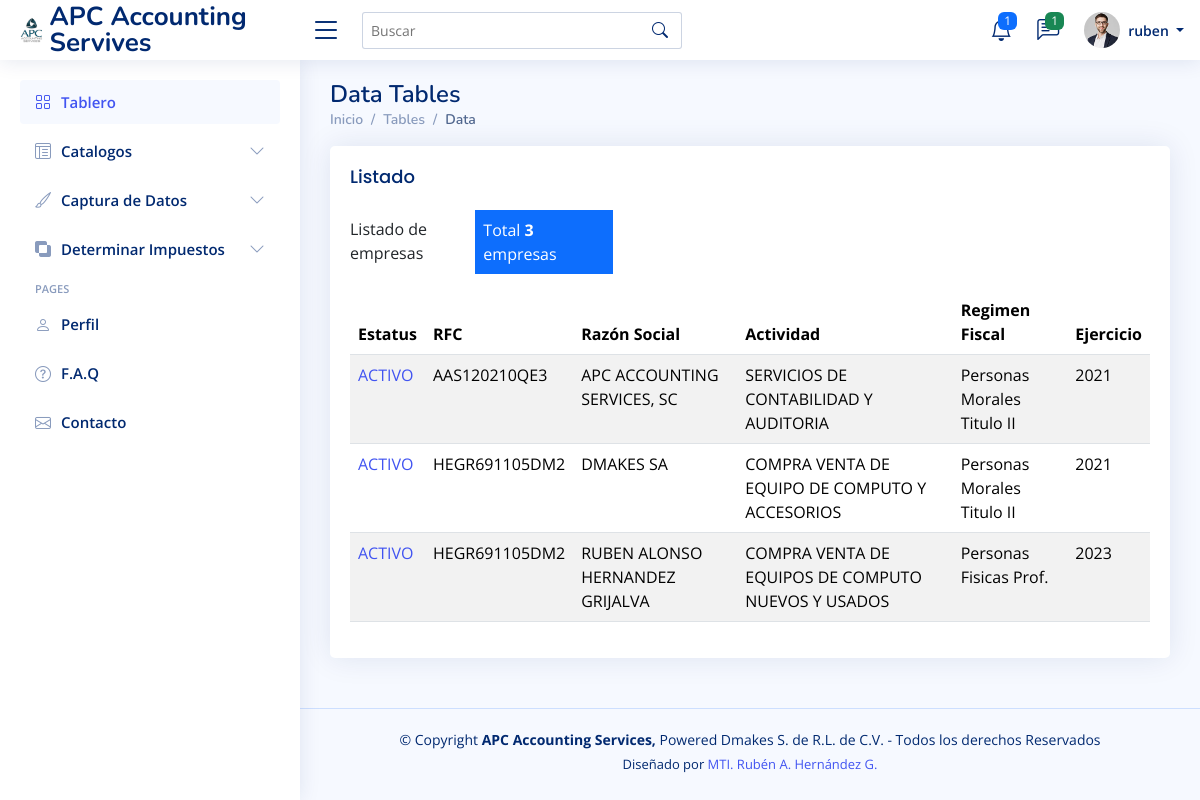
/tables-empresas.php (signed in), run on the app's committed database.
### tables this page shows
CREATE TABLE `empresas` (
  `id_em` int(11) NOT NULL,
  `em1` varchar(13) NOT NULL COMMENT 'RFC',
  `em2` varchar(60) NOT NULL COMMENT 'Razón Social',
  `em3` varchar(100) NOT NULL COMMENT 'Domicilio Fiscal',
  `em4` varchar(10) NOT NULL COMMENT 'Teléfono/Móvil Contacto',
  `em5` varchar(100) NOT NULL COMMENT 'Email Contacto',
  `em6` varchar(100) NOT NULL COMMENT 'Actividad ',
  `em7` varchar(50) NOT NULL COMMENT 'Régimen Tributario',
  `em8` varchar(60) NOT NULL COMMENT 'Representante Legal',
  `em9` varchar(13) NOT NULL COMMENT 'RFC Representante Legal',
  `em10` date NOT NULL COMMENT 'Fecha de Ingreso',
  `em11` varchar(4) NOT NULL COMMENT 'Año de Ejercicio Vigente',
  `estatus` varchar(20) NOT NULL COMMENT 'Estado de la empresa'
);

### php/empresa.php (called while the page is built, shortened)
<?php
   class empresa extends Sql {
    public static function obtenertodos(){
    	$sqlhelper = new Sql();
    	$sqlhelper->conectar();
    	$sql = "SELECT * FROM empresas ORDER BY em2";
    	$resultado = $sqlhelper->getmysqli()->query($sql);
        $empresas = array();
        while ($empresa = $resultado->fetch_assoc()){
        	array_push($empresas, $empresa);
        }
        return $empresas;
      }
 }
  ?>

### php/sql.php (called while the page is built)
<?php
   class Sql{
   	private $servidor='localhost';
   	private $usuario= 'adti';
   	private $pwd = 'Apcas123*';
   	private $bd = 'webdtax';
   	protected $mysqli = null;
   	public function conectar(){
   		$this->mysqli = new mysqli($this->servidor,$this->usuario,$this->pwd,$this->bd);
   	}
   	public function getmysqli(){
   		return $this->mysqli;
   	}
   }
 ?>

### tables-empresas.php (the view, shortened to what this page needs)
<?php
  include('php/sql.php');
  include('php/empresa.php');
    $empresas = empresa::obtenertodos();
    $total_empresas = 0;
    foreach ($empresas as $empresa) {
        $total_empresas += 1;
    }
?>
<!DOCTYPE html>
<html lang="es">
<head>
  <?php include "includes/scripts.php"; ?>
</head>
<body>
  <?php include "includes/header.php"; ?>
  <?php include "includes/sidebar.php"; ?>
  <main id="main" class="main">
    <div class="pagetitle">
      <h1>Data Tables</h1>
      <nav>
        <ol class="breadcrumb">
          <li class="breadcrumb-item"><a href="index.php">Inicio</a></li>
          <li class="breadcrumb-item">Tables</li>
          <li class="breadcrumb-item active">Data</li>
        </ol>
      </nav>
    </div>
    <section class="section">
      <div class="row">
        <div class="col-lg-12">
          <div class="card">
            <div class="card-body">
              <h5 class="card-title">Listado</h5>
              <div class="row mb-3">
                  <label class="col-sm-2 col-form-label">Listado de empresas</label>
                  <label class="text-bg-primary p-2 col-sm-2 col-form-label">Total <strong><?= $total_empresas; ?> </strong>empresas </label>
              </div>
              <table class="table datatable table-striped table-hover">
                <thead>
                  <tr>
                    <th>Estatus</th>
                    <th>RFC</th>
                    <th>Razón Social</th>
                    <th>Actividad</th>
                    <th>Regimen Fiscal</th>
                    <th>Ejercicio</th>
                  </tr>
                </thead>
                <tbody>
                <?php
                    foreach ($empresas as $empresa) {
                      echo '<tr>';
                      echo '<td>
                        <a href="pages-empresas.php?id_em='.$empresa['id_em'].'">'.$empresa['estatus'].' </a>
                            </td>';
                      echo '<td>'.$empresa['em1'].'</td>';
                      echo '<td>'.$empresa['em2'].'</td>';
                      echo '<td>'.$empresa['em6'].'</td>';
                      echo '<td>'.$empresa['em7'].'</td>';
                      echo '<td>'.$empresa['em11'].'</td>';
                      echo '</tr>';
                    }
                  ?>
                </tbody>
              </table>
            </div>
          </div>
        </div>
      </div>
    </section>
  </main>
  <?php include "includes/footer.php"; ?>
</body>
</html>

### assets/css/style.css (style rules this page uses)
:root { scroll-behavior: smooth; }
body { font-family: "Open Sans", sans-serif; background: #f6f9ff; color: #444444; }
a { color: #4154f1; text-decoration: none; }
h1, h2, h3, h4, h5, h6 { font-family: "Nunito", sans-serif; }
#main { margin-top: 60px; padding: 20px 30px; transition: all 0.3s; }
.pagetitle { margin-bottom: 10px; }
.pagetitle h1 { font-size: 24px; margin-bottom: 0; font-weight: 600; color: #012970; }
.card { margin-bottom: 30px; border: none; border-radius: 5px; box-shadow: 0px 0 30px rgba(1, 41, 112, 0.1); }
.card-title { padding: 20px 0 15px 0; font-size: 18px; font-weight: 500; color: #012970; font-family: "Poppins", sans-serif; }
.card-body { padding: 0 20px 20px 20px; }
.breadcrumb { font-size: 14px; font-family: "Nunito", sans-serif; color: #899bbd; font-weight: 600; }
.breadcrumb a { color: #899bbd; transition: 0.3s; }
.breadcrumb .breadcrumb-item::before { color: #899bbd; }
.breadcrumb .active { color: #51678f; font-weight: 600; }
@media (min-width: 1200px) { #main, #footer { margin-left: 300px; } }

### data on the page
empresas: estatus "ACTIVO", em1 "AAS120210QE3", em2 "APC ACCOUNTING SERVICES, SC", em6 "SERVICIOS DE CONTABILIDAD Y AUDITORIA", em7 "Personas Morales Titulo II", em11 "2021"
empresas: estatus "ACTIVO", em1 "HEGR691105DM2", em2 "DMAKES SA", em6 "COMPRA VENTA DE EQUIPO DE COMPUTO Y ACCESORIOS", em7 "Personas Morales Titulo II", em11 "2021"
empresas: estatus "ACTIVO", em1 "HEGR691105DM2", em2 "RUBEN ALONSO HERNANDEZ GRIJALVA", em6 "COMPRA VENTA DE EQUIPOS DE COMPUTO NUEVOS Y USADOS", em7 "Personas Fisicas Prof.", em11 "2023"

### other printed values
$_SESSION['usuario'] "ruben"
$total_empresas "3"
